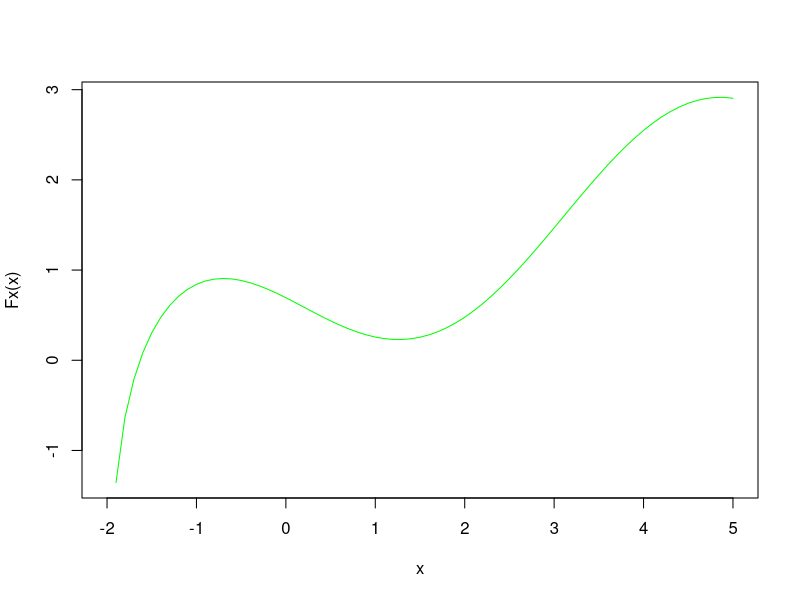

This figure's R source:
#Punto 2 parcial

rm(list=ls())

Fx = function(x) log(x+2)-sin(x)

ecuacion = function(x1, x2, error){
  x = seq(-2, 5, 0.1)
  plot(x, Fx(x), type = "l", col="green")
  x = x1-((Fx(x1))*(x1-x2)) / (Fx(x1) - Fx(x2))
  err = 1
  contador = 0
  while (err > error){
    contador = contador + 1
    x1 = x2
    x2 = x
    x = x1-((Fx(x1))*(x1-x2)) / (Fx(x1) - Fx(x2))
    err = abs((x-x2)/x)*100
    cat("Valor X: ", x, "\t\tValor del Error: ", err, "\t\tIteraccion: ", contador, "\n")
  }
}

ecuacion(0,5, 10e-8)
